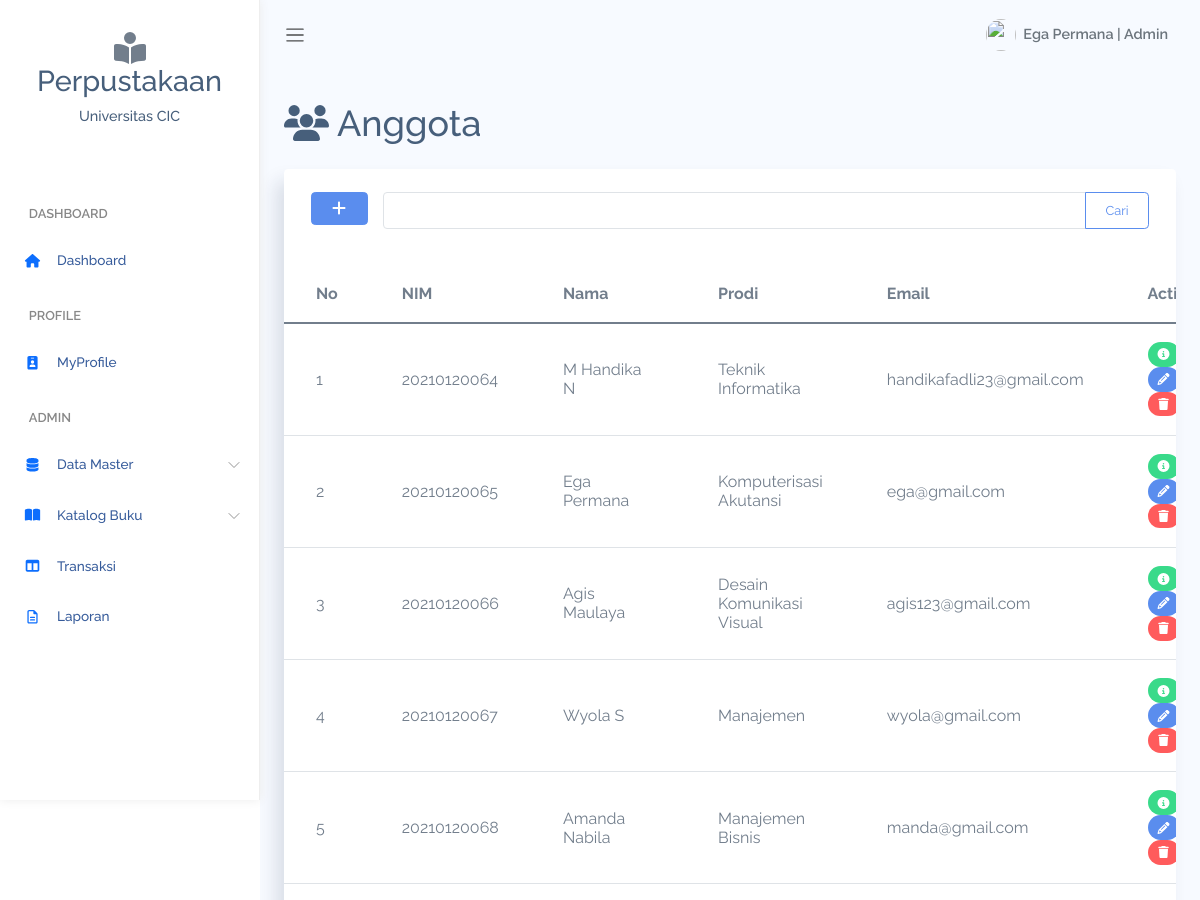
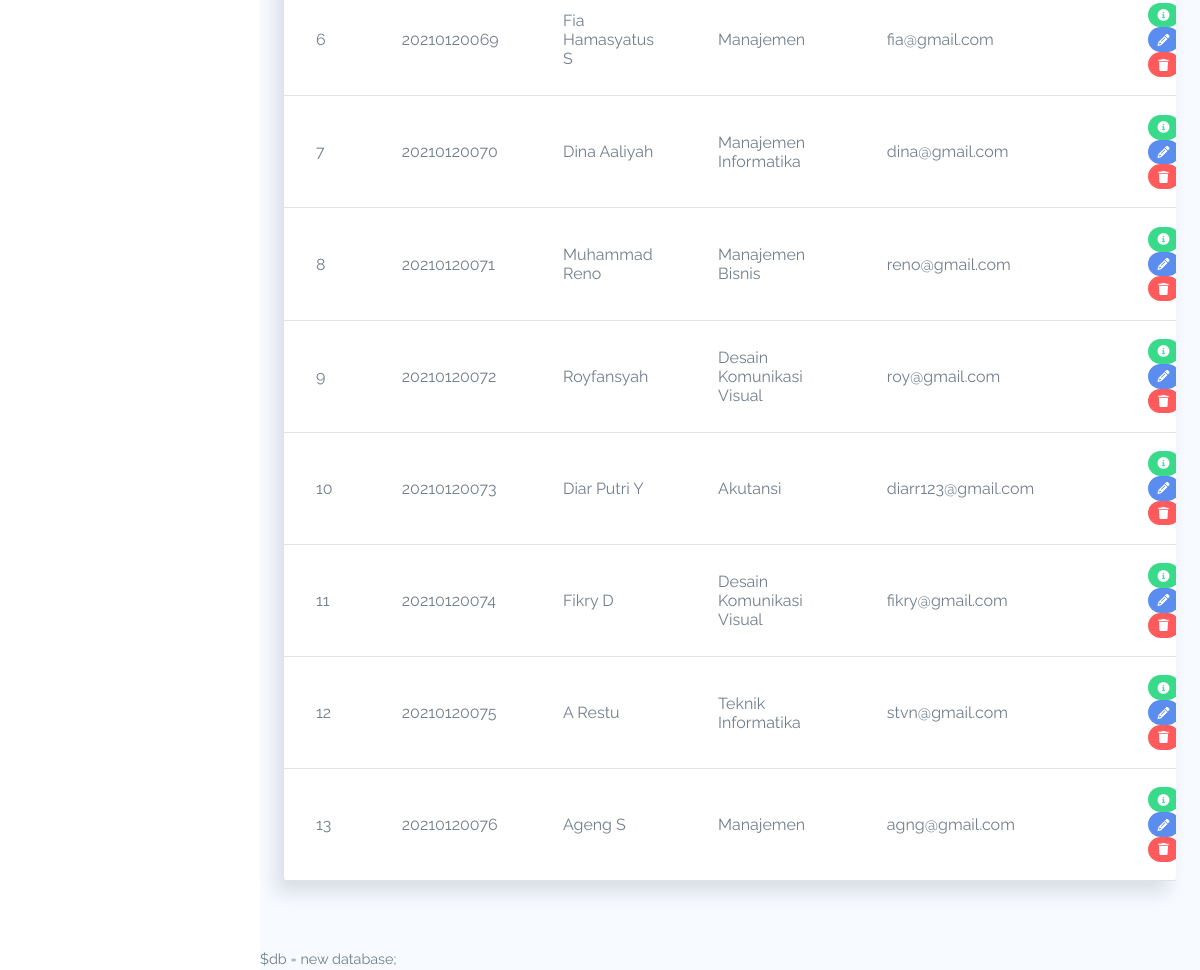
Page /Admin/dataAnggota.php (signed in) on the committed database (2 pictures, top to bottom).
### tables this page shows
CREATE TABLE `anggota` (
  `id_anggota` int(11) NOT NULL,
  `nim_anggota` varchar(20) NOT NULL,
  `nama_anggota` varchar(50) NOT NULL,
  `jenis_kelamin` varchar(50) NOT NULL,
  `id_prodi` int(11) NOT NULL,
  `semester` varchar(10) NOT NULL,
  `email` varchar(100) NOT NULL,
  `no_hp` varchar(100) NOT NULL,
  `alamat` text NOT NULL,
  `foto` text NOT NULL
);

CREATE TABLE `prodi` (
  `id_prodi` int(11) NOT NULL,
  `nama` varchar(100) NOT NULL,
  `kaprodi` varchar(100) NOT NULL
);

### database.php (called while the page is built, shortened)
<?php
class database
{
    private $host = "localhost";
    private $user = "root";
    private $pas = "";
    private $db = "perpustakaan";
    private $koneksi = "";
    public function __construct()
    {
        $this->koneksi = mysqli_connect($this->host, $this->user, $this->pas, $this->db);
    }
    public function dataAnggota()
    {
        if (isset($_POST['cari'])) {
            $cari = $_POST['cari'];
            $query = mysqli_query($this->koneksi, "SELECT anggota.*, prodi.* FROM anggota JOIN prodi ON anggota.id_prodi = prodi.id_prodi WHERE anggota.nama_anggota LIKE '%$cari%' OR anggota.nim_anggota LIKE '%$cari%'");
            while ($row = mysqli_fetch_array($query)) {
                $data[] = $row;
            }
            return $data;
        } else {
            $query = mysqli_query($this->koneksi, "SELECT anggota.*, prodi.* FROM anggota JOIN prodi ON anggota.id_prodi = prodi.id_prodi");
            while ($row = mysqli_fetch_array($query)) {
                $data[] = $row;
            }
            return $data;
        }
    }
}

### Admin/dataAnggota.php (the view, shortened to what this page needs)
<?php
require_once '../database.php';
class menu
{
    function __construct()
    {
        require_once "menu.php";
    }
}
$db = new database;
$data = $db->dataAnggota();
?>
<!DOCTYPE html>
<html lang="en">
<head>
    <link rel="stylesheet" href="../assets/css/bootstrap.css">
    <link rel="stylesheet" href="../assets/vendors/chartjs/Chart.min.css">
    <link rel="stylesheet" href="../assets/vendors/perfect-scrollbar/perfect-scrollbar.css">
    <link rel="stylesheet" href="../assets/css/app.css">
</head>
<body>
    <div id="app">
        <div class="main-content container-fluid">
            <h1 class="mb-4">
                <i class="fa-solid fa-fw fa-users"></i>
                Anggota
            </h1>
            <div class="row" id="table-hover">
                <div class="col-12">
                    <div class="card">
                        <div class="card-content">
                            <div class="card-body">
                                <div class="row">
                                    <div class="col-1">
                                        <button class="btn btn-primary btn-sm" data-bs-toggle="modal" data-bs-target="#tambahAnggota">
                                            <i class="fa-solid fa-plus"></i>
                                        </button>
                                    </div>
                                    <div class="col-11">
                                        <form action="" method="post">
                                            <div class="input-group">
                                                <input type="text" name="cari" class="form-control" aria-label="Recipient's username" aria-describedby="button-addon2">
                                                <button class="btn btn-outline-primary btn-sm" type="submit" id="button-addon2">Cari</button>
                                            </div>
                                        </form>
                                    </div>
                                </div>
                            </div>
                            <div class="table-responsive">
                                <table class="table table-hover mb-0">
                                    <thead>
                                        <tr>
                                            <th>No</th>
                                            <th>NIM</th>
                                            <th>Nama</th>
                                            <th>Prodi</th>
                                            <th>Email</th>
                                            <th>Action</th>
                                        </tr>
                                    </thead>
                                    <tbody>
                                        <?php
                                        $no = 1;
                                        foreach ($data as $row) :
                                        ?>
                                            <tr>
                                                <td><?= $no++; ?></td>
                                                <td><?= $row['nim_anggota']; ?></td>
                                                <td><?= $row['nama_anggota']; ?></td>
                                                <td><?= $row['nama']; ?></td>
                                                <td><?= $row['email']; ?></td>
                                                <td>
                                                    <a href="<?= "detailAnggota.php?&&id=$row[id_anggota]"; ?>" class="badge bg-success"><i class="fa-solid fa-fw fa-circle-info"></i></a>
                                                    <a href="<?= "formUbah.php?aksi=anggota&&id=$row[id_anggota]"; ?>" class="badge bg-primary"><i class="fa-solid fa-fw fa-pencil"></i></a>
                                                    <a href="<?= "prosesAnggota.php?&&aksi=hapus&&id=$row[id_anggota]"; ?>" class="badge bg-danger" onclick="javascript: return confirm('Apakah anda yakin ingin dihapus?')"><i class="fa-solid fa-fw fa-trash"></i></a>
                                                </td>
                                            </tr>
                                        <?php endforeach; ?>
                                    </tbody>
                                </table>
                            </div>
                        </div>
                    </div>
                </div>
            </div>
        </div>
        <?php require_once 'formTambah.php'; ?>
    </div>
</body>
</html>

### assets/css/app.css (style rules this page uses)
* { font-family:Raleway }
#app { position:relative }
#main .main-content { padding:2rem 1.5rem }
a { text-decoration:none }
a,button { outline:0 }
.btn i,.btn svg { width:16px;height:16px }
.btn.btn-danger,.btn.btn-dark,.btn.btn-info,.btn.btn-light,.btn.btn-link,.btn.btn-primary,.btn.btn-secondary,.btn.btn-success,.btn.btn-warning { color:#fff }
.card { box-shadow:-8px 12px 18px 0 rgba(25,42,70,.13);margin-bottom:2.2rem }
.card .card-content { position:relative }
.card .card-body { padding:1.4rem 1.7rem }
.dataTable-table td,.dataTable-table thead th,.table td,.table thead th { vertical-align:middle }
.dataTable-table thead th,.table thead th { border-bottom:2px solid #475f7b }

### rows in the picture
anggota: nim_anggota "20210120064", nama_anggota "M Handika N", id_prodi.nama "Teknik Informatika", email "handikafadli23@gmail.com"
anggota: nim_anggota "20210120065", nama_anggota "Ega Permana", id_prodi.nama "Komputerisasi Akutansi", email "ega@gmail.com"
anggota: nim_anggota "20210120066", nama_anggota "Agis Maulaya", id_prodi.nama "Desain Komunikasi Visual", email "agis123@gmail.com"
anggota: nim_anggota "20210120067", nama_anggota "Wyola S", id_prodi.nama "Manajemen", email "wyola@gmail.com"
anggota: nim_anggota "20210120068", nama_anggota "Amanda Nabila", id_prodi.nama "Manajemen Bisnis", email "manda@gmail.com"
anggota: nim_anggota "20210120069", nama_anggota "Fia Hamasyatus S", id_prodi.nama "Manajemen", email "fia@gmail.com"
anggota: nim_anggota "20210120070", nama_anggota "Dina Aaliyah", id_prodi.nama "Manajemen Informatika", email "dina@gmail.com"
anggota: nim_anggota "20210120071", nama_anggota "Muhammad Reno", id_prodi.nama "Manajemen Bisnis", email "reno@gmail.com"
anggota: nim_anggota "20210120072", nama_anggota "Royfansyah", id_prodi.nama "Desain Komunikasi Visual", email "roy@gmail.com"
anggota: nim_anggota "20210120073", nama_anggota "Diar Putri Y", id_prodi.nama "Akutansi", email "diarr123@gmail.com"
anggota: nim_anggota "20210120074", nama_anggota "Fikry D", id_prodi.nama "Desain Komunikasi Visual", email "fikry@gmail.com"
anggota: nim_anggota "20210120075", nama_anggota "A Restu", id_prodi.nama "Teknik Informatika", email "stvn@gmail.com"
anggota: nim_anggota "20210120076", nama_anggota "Ageng S", id_prodi.nama "Manajemen", email "agng@gmail.com"

### other values in the picture
$_SESSION['role'] "ADMIN"
$_SESSION['nama'] "Ega Permana"
$_SESSION['role'] "Admin"
